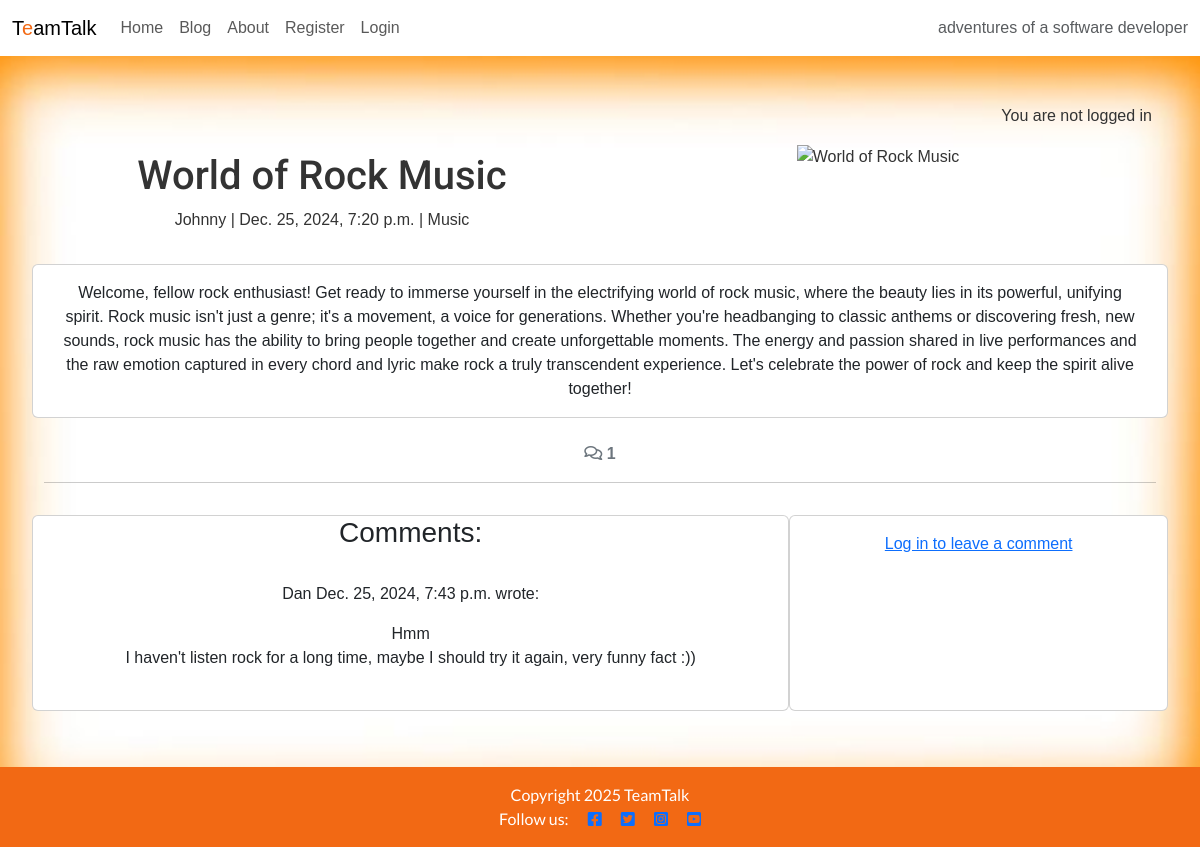
/blog/welcome-to-the-rock/, run on the app's committed database.
### blog/models.py (models this page shows, shortened)
class Post(models.Model):
    title = models.CharField(max_length=100)
    slug = models.SlugField(max_length=100)
    author_id = models.ForeignKey(
    User, on_delete=models.CASCADE, related_name="blog_posts"
    )
    featured_image = CloudinaryField('image', default='placeholder')
    content = models.TextField()
    category = models.ForeignKey(
        Category,
        on_delete=models.SET_NULL,
        null=True,
        blank=True, related_name='posts', default=1)
    created_at = models.DateTimeField(auto_now_add=True)
    updated_at = models.DateTimeField(auto_now=True)
    status = models.CharField(
        max_length=20,
        choices=[('draft', 'Draft'), ('published', 'Published')],
        default='draft'
    )

class Category(models.Model):
    name = models.CharField(max_length=100, unique=True)
    description = models.TextField(blank=True, null=True)

class Comment(models.Model):
    post = models.ForeignKey(Post, on_delete=models.CASCADE,
                             related_name="comments")
    author = models.ForeignKey(
        User, on_delete=models.CASCADE, related_name="commenter", default=1)
    body = models.TextField()
    created_on = models.DateTimeField(auto_now_add=True)
    approved = models.BooleanField(default=False)
    class Meta:
        ordering = ["created_on"]

### blog/views.py (the view, shortened to what this page needs)
# urls.py: path('<slug:slug>/', views.post_detail, name='post_detail'),
def post_detail(request, slug):
    queryset = Post.objects.filter(status='published')
    post = get_object_or_404(queryset, slug=slug)
    comments = post.comments.all().order_by("-created_on")
    category = post.category
    comment_count = post.comments.filter(approved=True).count()
    comment_form = CommentForm()
    return render(
        request,
        "blog/post_detail.html",
        {
            "post": post,
            "comments": comments,
            'category': category,
            "comment_count": comment_count,
            "comment_form": comment_form
        },
    )

### blog/templates/blog/post_detail.html (shortened to what this page needs)
{% extends 'base.html' %}
{% load static %}
{% load crispy_forms_tags %}
{% block content %}
<div class="masthead">
    <div class="container">
        <div class="row g-0">
            <div class="col-md-6 masthead-text">
                <h1 class="post-title">{{ post.title }}</h1>
                <p class="post-subtitle">{{ post.author_id }} | {{ post.created_at }} | {{ category.name }}</p>
            </div>
            <div class="d-none d-md-block col-md-6 masthead-image">
                {% if "placeholder" in post.featured_image.url %}
                <img src="{% static 'images/image1.jpg' %}" width="75%" class="scale" alt="placeholder">
                {% else %}
                <img src="{{ post.featured_image.url }}" width="75%" class="scale" alt="{{ post.title }}">
                {% endif %}
            </div>
        </div>
    </div>
</div>
<div class="container">
    <div class="row">
        <div class="col card mb-4  mt-3 left  top">
            <div class="card-body">
                <article class="card-text">
                    {{ post.content | safe }}
                </article>
            </div>
        </div>
    </div>
    <div class="row">
        <div class="col-12">
            <strong class="text-secondary">
                <i class="far fa-comments"></i> {{ comment_count }}
            </strong>
        </div>
        <div class="col-12">
            <hr>
        </div>
    </div>
    <div class="row">
        <div class="col-md-8 card mb-4 mt-3 ">
            <h3>Comments:</h3>
            <div class="card-body">
                {% for comment in comments %}
                <div
                    class="p-2 comments{% if not comment.approved and comment.author == user %} faded{% elif not comment.approved %} d-none{% endif %}">
                    <p class="font-weight-bold">
                        {{ comment.author }}
                        <span class="font-weight-normal">
                            {{ comment.created_on }}
                        </span> wrote:
                    </p>
                    <div id="comment{{ comment.id }}">
                        {{ comment.body | linebreaks }}
                    </div>
                </div>
                {% endfor %}
            </div>
        </div>
        <div class="col-md-4 card mb-4 mt-3 ">
            <div class="card-body">
                {% if user.is_authenticated %}
                <h3>Leave a comment:</h3>
                <p>Posting as: {{ user.username }}</p>
                <form id="commentForm" method="post" style="margin-top: 1.3em;">
                    {{ comment_form }}
                    {% csrf_token %}
                    <button id="submitButton" type="submit" class="btn btn-signup btn-lg">Submit</button>
                </form>
                {% else %}
                <p>
                    <a href="{% url 'account_login' %}" class="login-link">Log in to leave a comment</a>
                </p>
                {% endif %}
            </div>
        </div>
    </div>
</div>
{% endblock content %}

### static/css/style.css (style rules this page uses)
body { background-image: url(/static/images/TotFundal2.jpg); background-size: cover; background-position: center; background-repeat: no-repeat; margin: 0; font-family: Arial, sans-serif; background-color: #f7f7f7; color: #333333; }
h1, h2 { margin: 0.5rem 0; font-family: "Roboto"; }

### data on the page
Post: title "World of Rock Music", author_id "Johnny", created_at "Dec. 25, 2024, 7:20 p.m.", content "Welcome, fellow rock enthusiast! Get ready to immerse yourself in the electrifying world of rock music, where the beauty lies in its powerful, unifying spirit. Rock music isn't just a genre; it's a movement, a voice for generations. Whether you're headbanging to classic anthems or discovering fresh, new sounds, rock music has the ability to bring people together and create unforgettable moments. The energy and passion shared in live performances and the raw emotion captured in every chord and lyric make rock a truly transcendent experience. Let's celebrate the power of rock and keep the spirit alive together!"
Category: name "Music"
Comment: author "Dan", created_on "Dec. 25, 2024, 7:43 p.m.", body "Hmm I haven't listen rock for a long time, maybe I should try it again, very funny fact :))"

### other printed values
{{ comment_count }} "1"
